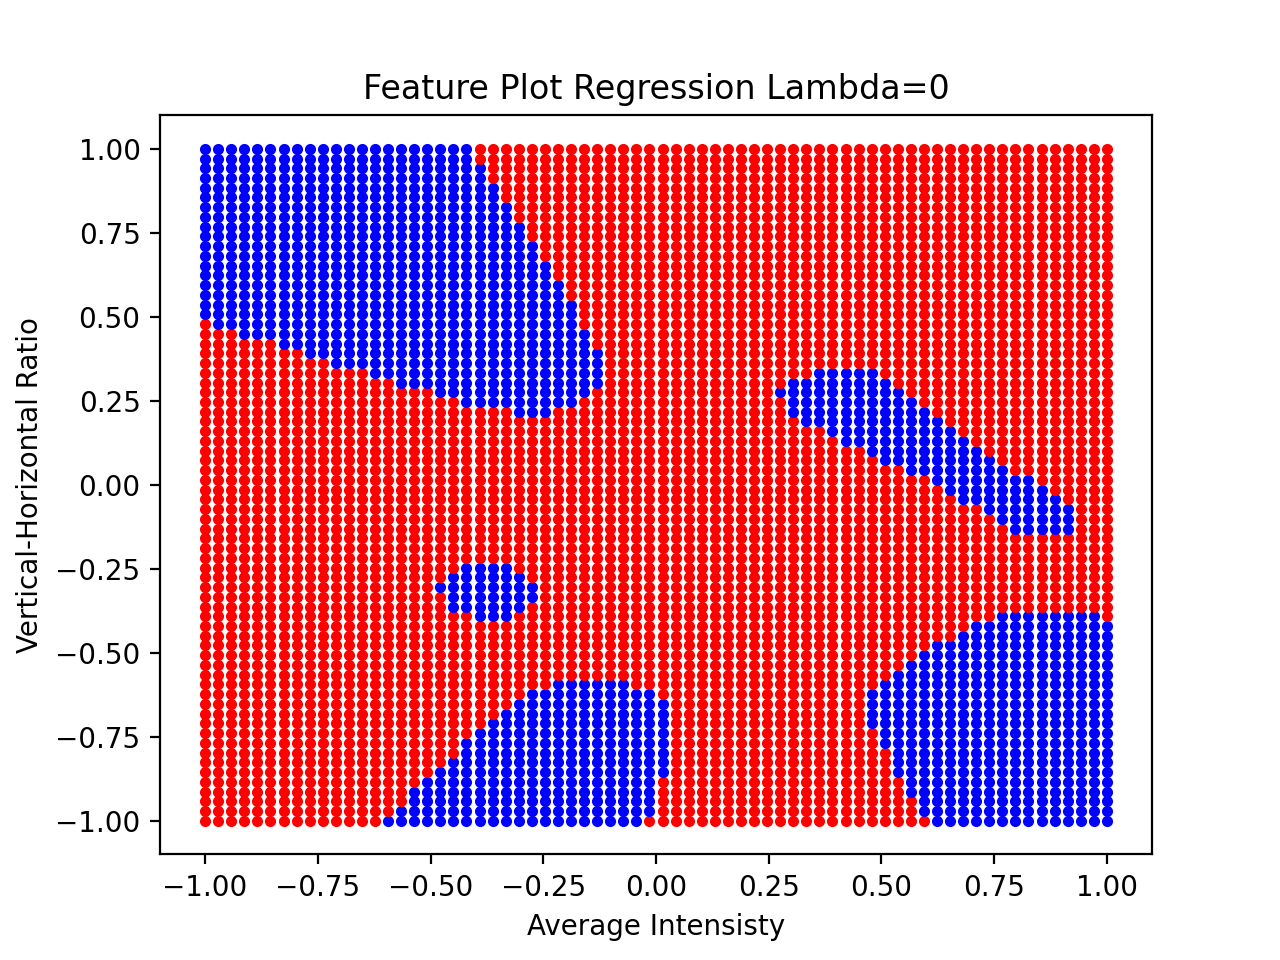

Write Python code to recreate this figure.
import matplotlib.pyplot as plt
from matplotlib import colors
import numpy as np
import math
import random

def Legendre(x,num):
	if (num < 0):
		return 1
	if (num == 0):
		return 1
	elif (num == 1):
		return x
	prev = 1
	curr = x
	k = 2
	while (k <= num):
		temp = curr
		curr = (2*k-1)/k*x*curr-(k-1)/k*prev
		prev = temp
		k += 1
	return curr

def createZ(x,order):
	Z = list()
	for i in range(order+1):
		for j in range(i+1):
			Z.append(Legendre(x[1],i-j)*Legendre(x[2],j))
	# print(Z)
	return Z

dataFile = open("converted.txt")
digitLines = dataFile.readlines()

test = list()
j = 0
for i in digitLines:
	print(j)
	j +=1
	line = i.split()
	test.append((int(line[0]),float(line[1]),float(line[2])))

train = list()

trainFile = open("train.txt","w")
testFile = open("test.txt","w")

h = 0
for i in range(300):
	index = random.randint(0,len(test)-1)
	print(index)
	train.append(test.pop(index))
	trainFile.write("{:d} {:.8f} {:.8f}\n".format(train[i][0],train[i][1],train[i][2]))
for i in test:
	testFile.write("{:d} {:.8f} {:.8f}\n".format(i[0],i[1],i[2]))
trainFile.close()
testFile.close()
print("HI")

order = 8

X = list()
y = list()
j = 0
for i in train:
	if (i[0] == 1):
		y.append(1)
	else:
		y.append(-1)
	X.append(createZ(i,8))

Z = np.array(X)
y = np.array(y)

print(Z.shape)

ZTZ = np.matmul(np.transpose(Z),Z)
ZTZ_1ZT = np.matmul(np.linalg.inv(ZTZ),np.transpose(Z))

w_reg = np.matmul(ZTZ_1ZT,y)

for i in range(70):
	a = 2*i/69-1
	for j in range(70):
		b = 2*j/69-1
		g = np.matmul(createZ([1,a,b],order),w_reg)
		if (g < 0):
			plt.plot(a,b,'.r')
		else:
			plt.plot(a,b,'.b')

plt.title("Feature Plot Regression Lambda=0")
plt.xlabel('Average Intensisty')
plt.ylabel('Vertical-Horizontal Ratio')

plt.show()
